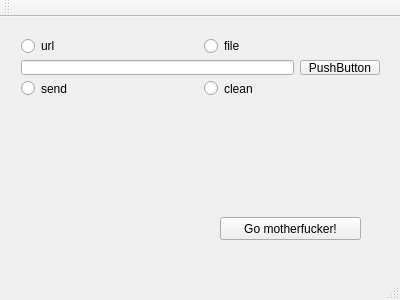
<?xml version="1.0" encoding="UTF-8"?>
<ui version="4.0">
 <class>MainWindow</class>
 <widget class="QMainWindow" name="MainWindow">
  <property name="geometry">
   <rect>
    <x>0</x>
    <y>0</y>
    <width>400</width>
    <height>300</height>
   </rect>
  </property>
  <property name="windowTitle">
   <string>MainWindow</string>
  </property>
  <widget class="QWidget" name="centralWidget">
   <widget class="QPushButton" name="pushButton_2">
    <property name="geometry">
     <rect>
      <x>220</x>
      <y>200</y>
      <width>141</width>
      <height>23</height>
     </rect>
    </property>
    <property name="text">
     <string>Go motherfucker!</string>
    </property>
   </widget>
   <widget class="QWidget" name="verticalLayoutWidget">
    <property name="geometry">
     <rect>
      <x>10</x>
      <y>10</y>
      <width>381</width>
      <height>80</height>
     </rect>
    </property>
    <layout class="QVBoxLayout" name="verticalLayout">
     <item>
      <layout class="QHBoxLayout" name="horizontalLayout_2">
       <item>
        <widget class="QRadioButton" name="radioButton">
         <property name="text">
          <string>url</string>
         </property>
        </widget>
       </item>
       <item>
        <widget class="QRadioButton" name="radioButton_2">
         <property name="text">
          <string>file</string>
         </property>
        </widget>
       </item>
      </layout>
     </item>
     <item>
      <layout class="QHBoxLayout" name="horizontalLayout">
       <item>
        <widget class="QLineEdit" name="lineEdit"/>
       </item>
       <item>
        <widget class="QPushButton" name="pushButton">
         <property name="text">
          <string>PushButton</string>
         </property>
        </widget>
       </item>
      </layout>
     </item>
     <item>
      <layout class="QHBoxLayout" name="horizontalLayout_3">
       <item>
        <widget class="QRadioButton" name="radioButton_3">
         <property name="text">
          <string>send</string>
         </property>
        </widget>
       </item>
       <item>
        <widget class="QRadioButton" name="radioButton_4">
         <property name="text">
          <string>clean</string>
         </property>
        </widget>
       </item>
      </layout>
     </item>
    </layout>
   </widget>
  </widget>
  <widget class="QMenuBar" name="menuBar">
   <property name="geometry">
    <rect>
     <x>0</x>
     <y>0</y>
     <width>400</width>
     <height>21</height>
    </rect>
   </property>
  </widget>
  <widget class="QToolBar" name="mainToolBar">
   <attribute name="toolBarArea">
    <enum>TopToolBarArea</enum>
   </attribute>
   <attribute name="toolBarBreak">
    <bool>false</bool>
   </attribute>
  </widget>
  <widget class="QStatusBar" name="statusBar"/>
 </widget>
 <layoutdefault spacing="6" margin="11"/>
 <resources/>
 <connections/>
</ui>
